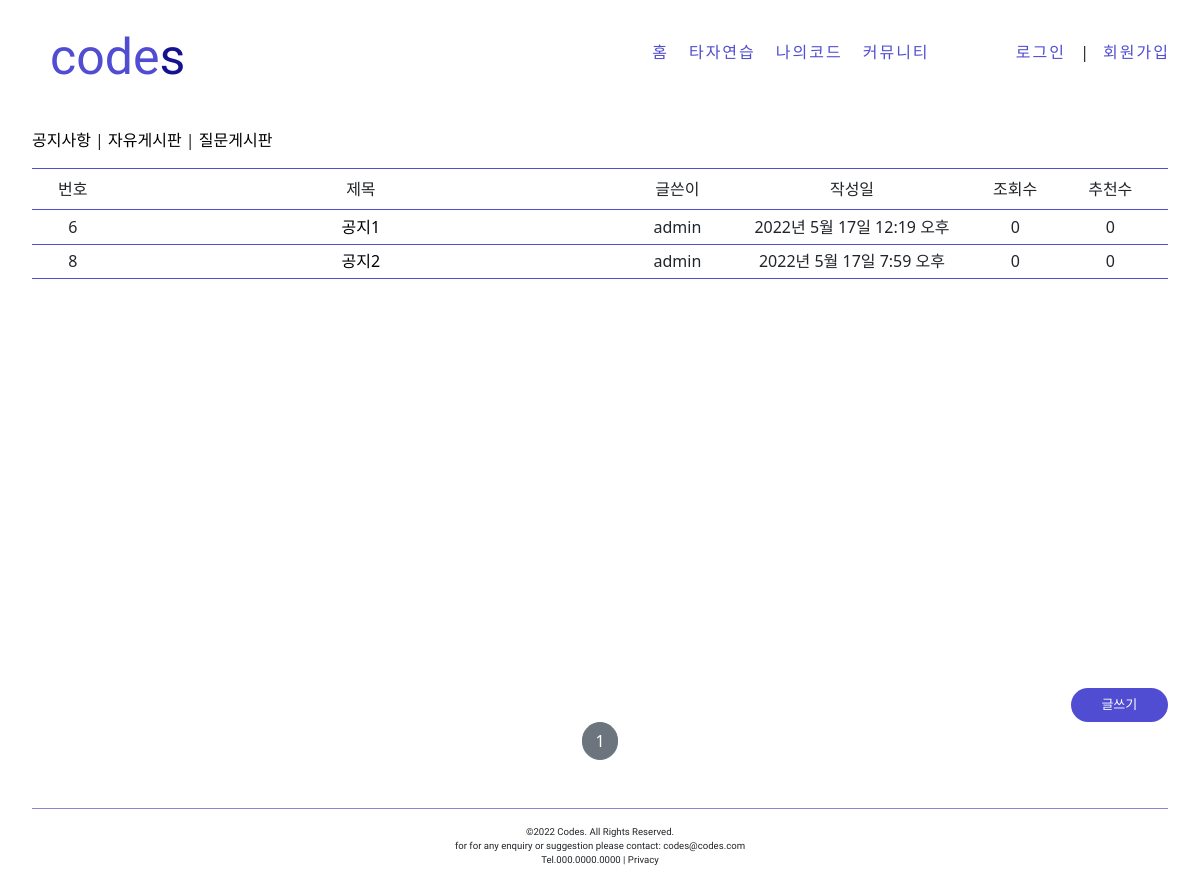
Page /board/detail/9/ on the earlier database version.
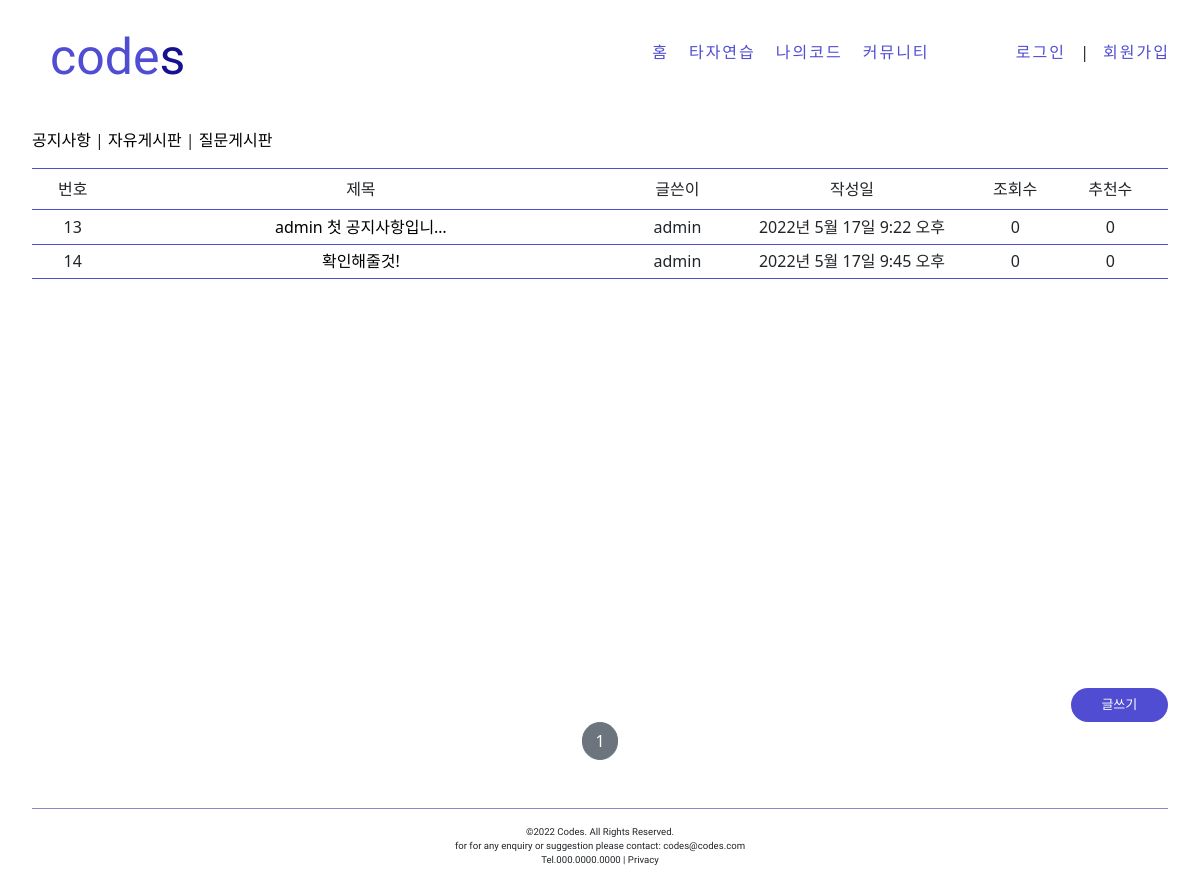
Same page on the later database version.
### postapp/models.py (models this page shows, shortened)
class Post(models.Model):
    post_id = models.AutoField(primary_key=True)
    post_title = models.CharField(max_length=256,null=False)
    image = models.ImageField(upload_to='post/', null=False)
    post_content = models.TextField(null=False)
    post_viewnum = models.IntegerField(default=0)
    like_num = models.IntegerField(default=0)
    post_wdate = models.DateTimeField(auto_now_add=True)
    post_mdate = models.DateTimeField(auto_now=True)
    writer = models.ForeignKey(User, on_delete=models.CASCADE, related_name='post', null=False)
    category = models.ForeignKey(PostCategory, on_delete=models.CASCADE, related_name='category', null=False)

### boardapp/views.py (the view)
# urls.py: path('detail/<int:pk>/', CategoryDetailView.as_view(), name='detail'),
class CategoryDetailView(DetailView, MultipleObjectMixin):
    model = PostCategory
    context_object_name = 'target_category'
    template_name = 'boardapp/detail.html'
    paginate_by = 13
    def get_context_data(self, **kwargs):
        object_list = Post.objects.filter(category=self.get_object())
        return super(CategoryDetailView, self).get_context_data(object_list=object_list, **kwargs)

### boardapp/templates/boardapp/detail.html
{% extends 'base.html' %}
{% block content %}
<div style="height: 32rem">
    <div style="margin:3rem 2rem 1rem 2rem;text-align: left;">
        <p>
            <a href="{% url 'boardapp:detail' pk=9 %}" style="text-decoration: none; color: black">공지사항</a>
            |
            <a href="{% url 'boardapp:detail' pk=10 %}" style="text-decoration: none; color: black">자유게시판</a>
            |
            <a href="{% url 'boardapp:detail' pk=11 %}" style="text-decoration: none; color: black">질문게시판</a>
        </p>
    </div>
    <div style="border-top: 1.5px solid #504DD2;border-bottom: 1.5px solid #504DD2;
    margin-right: 2rem;margin-left: 2rem; text-align: center; padding-top: .5rem; padding-bottom: .5rem">
        <div style="display:inline-block; width: 5%;height: auto">번호</div>
        <div style="display:inline-block; width: 45%;">제목</div>
        <div style="display:inline-block; width: 10%;">글쓴이</div>
        <div style="display:inline-block; width: 20%;">작성일</div>
        <div style="display:inline-block; width: 8%;">조회수</div>
        <div style="display:inline-block; width: 8%;">추천수</div>
    </div>
    {% include 'snippets/list_category.html' with post_list=object_list %}
</div>
<div style="margin-top:3rem; margin-right:2rem; text-align: right">
    <a href="{% url 'postapp:create' %}" class="btn text-white rounded-pill col-1 px-3" style="background-color: #504DD2;font-size: small">
        글쓰기
    </a>
    </div>
    {% include 'snippets/pagination.html' with page_obj=page_obj %}
{% endblock %}

### templates/snippets/list_category.html
<div>
    {% if post_list %}
    <div style="text-align: center;margin-left: 2rem;margin-right: 2rem">
    {% for list in post_list %}
        <div style="border-bottom: 1px solid #504DD2;text-align: center;padding-top: .3rem; padding-bottom: .3rem">
        <div style="display:inline-block; width: 5%;">
            {{ list.post_id }}
        </div>
        <div style="display:inline-block; width: 45%;">
            <a href="{% url 'postapp:detail' pk=list.pk %}" style="text-decoration: none; color: black">
                <div style="margin:0rem;padding: 0rem">
                    {{ list.post_title | truncatechars:15 }}
                </div>
            </a>
        </div>
        <div style="display:inline-block; width: 10%;">
            {{ list.writer }}
        </div>
        <div style="display:inline-block; width: 20%;">
            {{ list.post_wdate }}
        </div>
        <div style="display:inline-block; width: 8%;">
            {{ list.post_viewnum }}
        </div>
        <div style="display:inline-block; width: 8%;">
            {{ list.like_num }}
        </div>
    </div>
    {% endfor %}
    </div>
    {% else %}
    <div style="text-align: center;margin-top: 2rem">
        <h4>게시글이 없습니다.</h4>
    </div>
    {% endif %}
</div>

Differences in the rows shown:
removed Post: post_id "6", post_title "공지1", writer "admin", post_wdate "2022년 5월 17일 12:19 오후", post_viewnum "0", like_num "0"
removed Post: post_id "8", post_title "공지2", writer "admin", post_wdate "2022년 5월 17일 7:59 오후", post_viewnum "0", like_num "0"
added Post: post_id "13", post_title "admin 첫 공지사항입니…", writer "admin", post_wdate "2022년 5월 17일 9:22 오후", post_viewnum "0", like_num "0"
added Post: post_id "14", post_title "확인해줄것!", writer "admin", post_wdate "2022년 5월 17일 9:45 오후", post_viewnum "0", like_num "0"
